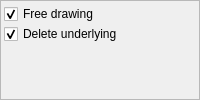
       <widget class="QWidget" name="TOp2">
        <layout class="QVBoxLayout" name="verticalLayout_18">
         <property name="spacing">
          <number>0</number>
         </property>
         <property name="margin">
          <number>0</number>
         </property>
         <item>
          <widget class="QFrame" name="panelPencilOptions">
           <property name="sizePolicy">
            <sizepolicy hsizetype="Preferred" vsizetype="Expanding">
             <horstretch>0</horstretch>
             <verstretch>0</verstretch>
            </sizepolicy>
           </property>
           <property name="frameShape">
            <enum>QFrame::StyledPanel</enum>
           </property>
           <property name="frameShadow">
            <enum>QFrame::Plain</enum>
           </property>
           <layout class="QVBoxLayout" name="verticalLayout_10">
            <property name="spacing">
             <number>0</number>
            </property>
            <property name="margin">
             <number>3</number>
            </property>
            <item>
             <widget class="QCheckBox" name="FreeDrawing">
              <property name="text">
               <string>Free drawing</string>
              </property>
              <property name="checked">
               <bool>true</bool>
              </property>
             </widget>
            </item>
            <item>
             <widget class="QCheckBox" name="DelUnderlying">
              <property name="text">
               <string>Delete underlying</string>
              </property>
              <property name="checked">
               <bool>true</bool>
              </property>
             </widget>
            </item>
            <item>
             <spacer name="verticalSpacer_3">
              <property name="orientation">
               <enum>Qt::Vertical</enum>
              </property>
              <property name="sizeHint" stdset="0">
               <size>
                <width>20</width>
                <height>0</height>
               </size>
              </property>
             </spacer>
            </item>
           </layout>
          </widget>
         </item>
        </layout>
       </widget>
